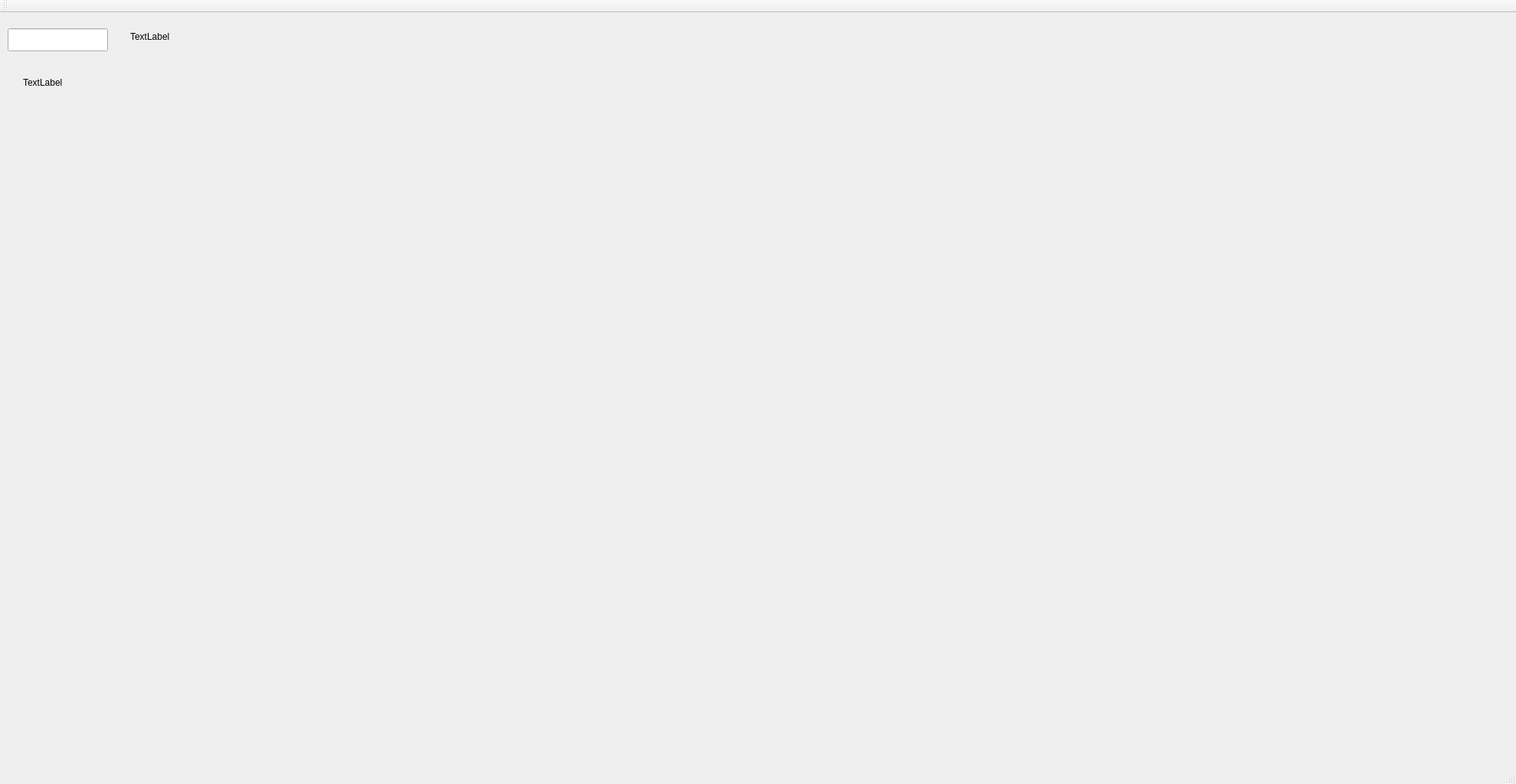
<?xml version="1.0" encoding="UTF-8"?>
<ui version="4.0">
 <class>MainWindow</class>
 <widget class="QMainWindow" name="MainWindow">
  <property name="geometry">
   <rect>
    <x>0</x>
    <y>0</y>
    <width>1980</width>
    <height>1024</height>
   </rect>
  </property>
  <property name="windowTitle">
   <string>MainWindow</string>
  </property>
  <widget class="QWidget" name="centralWidget">
   <widget class="QWidget" name="gridLayoutWidget">
    <property name="geometry">
     <rect>
      <x>10</x>
      <y>140</y>
      <width>541</width>
      <height>711</height>
     </rect>
    </property>
    <layout class="QGridLayout" name="gridLayout"/>
   </widget>
   <widget class="QLineEdit" name="lineEdit">
    <property name="geometry">
     <rect>
      <x>10</x>
      <y>20</y>
      <width>131</width>
      <height>30</height>
     </rect>
    </property>
   </widget>
   <widget class="QLabel" name="label">
    <property name="geometry">
     <rect>
      <x>30</x>
      <y>60</y>
      <width>631</width>
      <height>61</height>
     </rect>
    </property>
    <property name="text">
     <string>TextLabel</string>
    </property>
   </widget>
   <widget class="QLabel" name="label_2">
    <property name="geometry">
     <rect>
      <x>170</x>
      <y>20</y>
      <width>130</width>
      <height>21</height>
     </rect>
    </property>
    <property name="text">
     <string>TextLabel</string>
    </property>
   </widget>
  </widget>
  <widget class="QMenuBar" name="menuBar">
   <property name="geometry">
    <rect>
     <x>0</x>
     <y>0</y>
     <width>1980</width>
     <height>25</height>
    </rect>
   </property>
  </widget>
  <widget class="QToolBar" name="mainToolBar">
   <attribute name="toolBarArea">
    <enum>TopToolBarArea</enum>
   </attribute>
   <attribute name="toolBarBreak">
    <bool>false</bool>
   </attribute>
  </widget>
  <widget class="QStatusBar" name="statusBar"/>
 </widget>
 <layoutdefault spacing="6" margin="11"/>
 <resources/>
 <connections/>
</ui>
